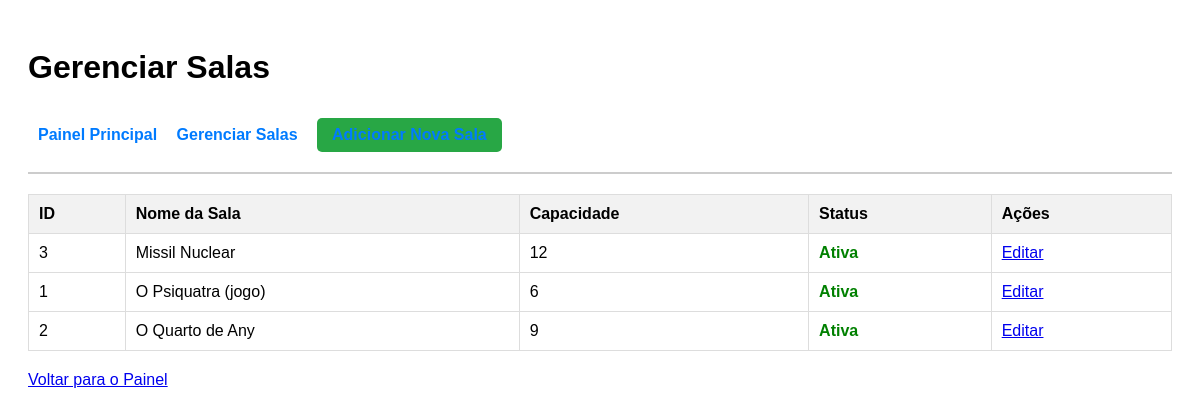
Page /admin/salas (signed in) on the committed database.
### models.py (models this page shows, shortened)
class Room(db.Model):
    __tablename__ = 'rooms'
    id = db.Column(db.Integer, primary_key=True)
    name = db.Column(db.String(100), nullable=False)
    description = db.Column(db.String(200))
    capacity = db.Column(db.Integer, nullable=False)
    is_active = db.Column(db.Boolean, default=True)
    reservations = db.relationship('Reserva', backref='room', lazy=True)

### main.py (the view)
    @app.route("/admin/salas")
    @login_required
    @admin_required
    def gerenciar_salas():
        salas = Room.query.order_by(Room.name.asc()).all()
        return render_template(
            'gerenciar_salas.html',
            title='Gerenciar Salas',
            salas=salas
        )

### main.py (called while the page is built)
def admin_required(f):
    @wraps(f)
    def decorated_function(*args, **kwargs):
        if not current_user.is_authenticated:
            flash('Você precisa fazer login para acessar esta página.', 'info')
            return redirect(url_for('login'))
        if not current_user.is_admin:
            flash('Acesso negado. Você não tem permissão de administrador.', 'danger')
            return redirect(url_for('index'))
        return f(*args, **kwargs)
    return decorated_function

### templates/gerenciar_salas.html (shortened to what this page needs)
<!DOCTYPE html>
<html lang="pt-br">
<head>
    <link rel="stylesheet" href="{{ url_for('static', filename='style.css') }}">
</head>
<body>
    <h1>{{ title }}</h1>
    <div class="admin-nav">
        <a href="{{ url_for('dashboard') }}">Painel Principal</a>
        <a href="{{ url_for('gerenciar_salas') }}">Gerenciar Salas</a>
        <a href="{{ url_for('adicionar_sala') }}" class="btn-add">Adicionar Nova Sala</a>
    </div>
    {% if salas %}
    <table>
        <thead>
            <tr>
                <th>ID</th>
                <th>Nome da Sala</th>
                <th>Capacidade</th>
                <th>Status</th>
                <th>Ações</th>
            </tr>
        </thead>
        <tbody>
            {% for sala in salas %}
            <tr>
                <td>{{ sala.id }}</td>
                <td>{{ sala.name }}</td>
                <td>{{ sala.capacity }}</td>
                <td>
                    {% if sala.is_active %}
                        <span class="status-active">Ativa</span>
                    {% else %}
                        <span class="status-inactive">Inativa</span>
                    {% endif %}
                </td>
                <td>
                    <a href="{{ url_for('editar_sala', sala_id=sala.id) }}">Editar</a>
                </td>
            </tr>
            {% endfor %}
        </tbody>
    </table>
    {% else %}
        <p>Nenhuma sala cadastrada. <a href="{{ url_for('adicionar_sala') }}">Adicione a primeira sala.</a></p>
    {% endif %}
    <p style="margin-top: 20px;"><a href="{{ url_for('dashboard') }}">Voltar para o Painel</a></p>
</body>
</html>

### templates/gerenciar_salas.html (style rules this page uses)
body { font-family: Arial, sans-serif; padding: 20px; }
.admin-nav { margin-bottom: 20px; padding: 10px; border-bottom: 2px solid #ccc; }
.admin-nav a { margin-right: 15px; text-decoration: none; font-weight: bold; color: #007BFF; }
table { width: 100%; border-collapse: collapse; margin-top: 20px; }
th, td { border: 1px solid #ddd; padding: 10px; text-align: left; }
th { background-color: #f2f2f2; }
.btn-add { display: inline-block; padding: 8px 15px; background-color: #28a745; color: white; text-decoration: none; border-radius: 5px; margin-bottom: 10px; }
.status-active { color: green; font-weight: bold; }

### rows in the picture
Room: id "3", name "Missil Nuclear", capacity "12", is_active "Ativa"
Room: id "1", name "O Psiquatra (jogo)", capacity "6", is_active "Ativa"
Room: id "2", name "O Quarto de Any", capacity "9", is_active "Ativa"

### other values in the picture
{{ title }} "Gerenciar Salas"
